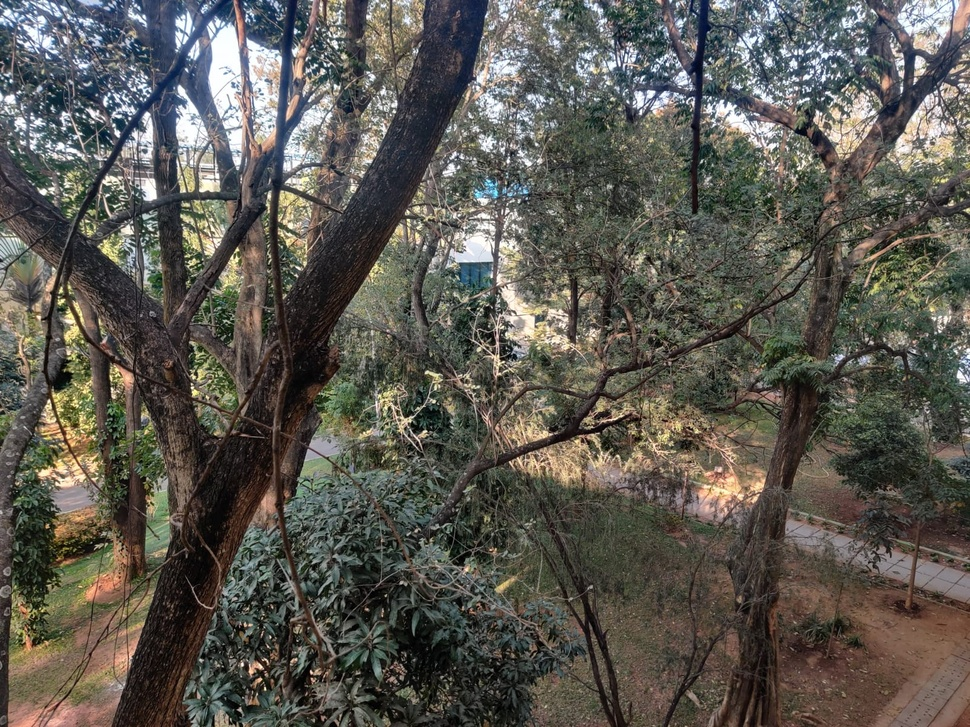
#> input picture input_images/panorama/img1.jpg, 970 x 727 px, shrunk from 1600 x 1200 before the run, found by its file name; its folder holds 4 pictures in this run
$ jupyter execute panorama_image_stitching.ipynb
#> lines starting #> are read from the running program, lines starting #| are printed output that depends on the picture; after the words box and inside, x2 and y2 are one past the last pixel; in counts of white or black regions, pixels touching at a corner belong together
[cell 1]
import cv2
import os
import numpy as np
from google.colab.patches import cv2_imshow

[cell 2]
img_dir = "panorama"
images = []

for filename in sorted(os.listdir(img_dir)):
    if not filename.endswith(".jpg"):
        continue

    img = cv2.imread(os.path.join(img_dir, filename))
#> img is the input picture: shape (727, 970, 3); mean B, G, R 81.2, 88.7, 91.2

    if img is not None:
        h, w = img.shape[:2]
#> h = 727; w = 970
        img_resized = cv2.resize(img, (w // 2, h // 2))
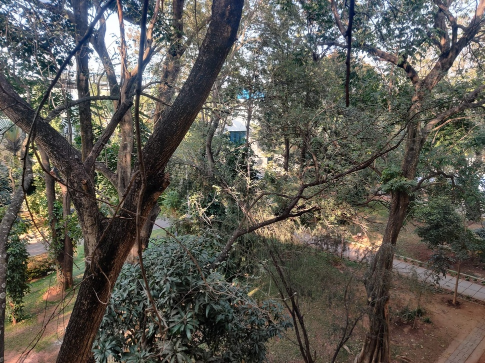
#> img_resized: shape (363, 485, 3); mean B, G, R 81, 88.6, 91.1
        images.append(img_resized)
#> pass 2 of the loop `for filename in sorted(os.listdir(img_dir)):`:
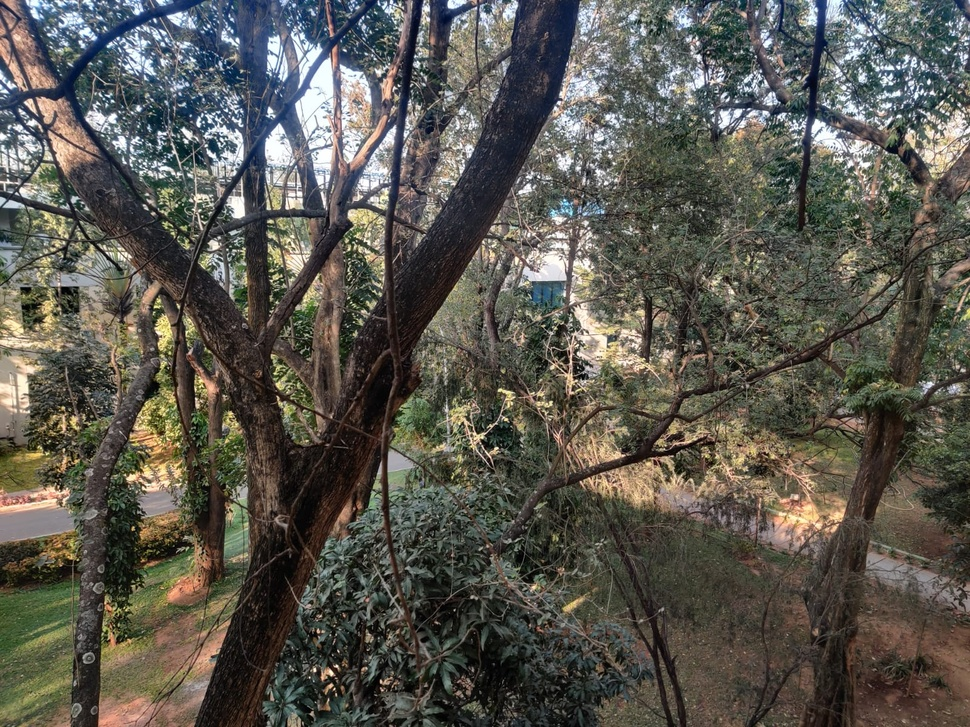
#> input picture input_images/panorama/img2.jpg, 970 x 727 px, shrunk from 1600 x 1200 before the run, found by its file name
#> img is the input picture: shape (727, 970, 3); mean B, G, R 79.5, 87.8, 89.8
#> `img_resized = cv2.resize(img, (w // 2, h // 2))`:
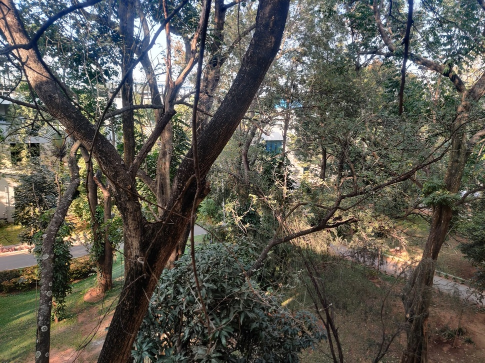
#> img_resized: shape (363, 485, 3); mean B, G, R 79.4, 87.7, 89.7
#> pass 3 of the loop `for filename in sorted(os.listdir(img_dir)):`:
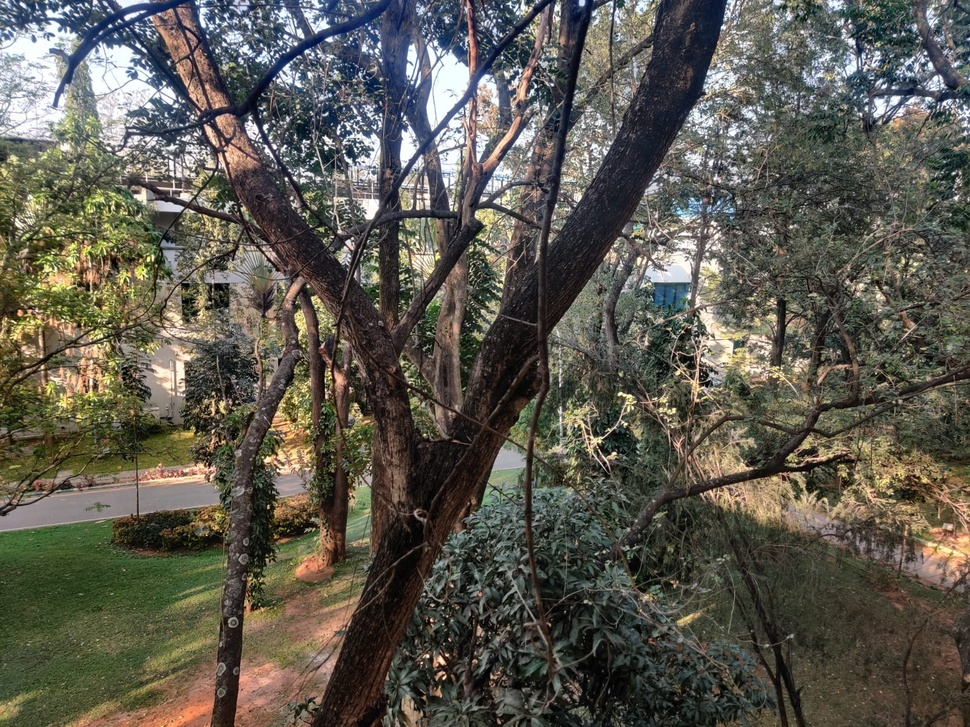
#> input picture input_images/panorama/img3.jpg, 970 x 727 px, shrunk from 1600 x 1200 before the run, found by its file name
#> img is the input picture: shape (727, 970, 3); mean B, G, R 79.3, 89.5, 92.3
#> `img_resized = cv2.resize(img, (w // 2, h // 2))`:
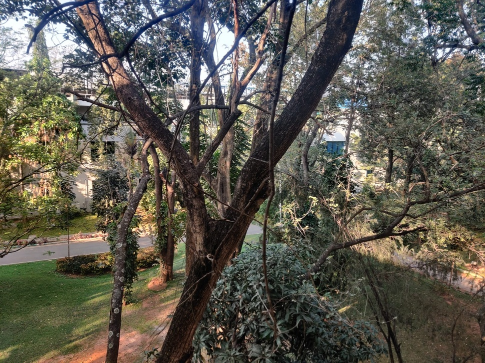
#> img_resized: shape (363, 485, 3); mean B, G, R 79.2, 89.3, 92.2
#> the loop made 4 passes; the first 3 are shown

[cell 3]
sift = cv2.SIFT_create()
combined_image = images[0]

for i in range(1, len(images)):
    kp1, des1 = sift.detectAndCompute(combined_image, None)
    kp2, des2 = sift.detectAndCompute(images[i], None)

    bf = cv2.BFMatcher(cv2.NORM_L2, crossCheck=True)
    matches = bf.match(des1, des2)
    matches = sorted(matches, key=lambda x: x.distance)[:50]

    img_matches = cv2.drawMatches(
        combined_image, kp1, images[i], kp2, matches, None, flags=cv2.DrawMatchesFlags_NOT_DRAW_SINGLE_POINTS
    )

    # Extract location of good matches
    src_pts = np.float32([kp1[m.queryIdx].pt for m in matches]).reshape(-1, 1, 2)
    dst_pts = np.float32([kp2[m.trainIdx].pt for m in matches]).reshape(-1, 1, 2)

    # Compute homography
    H, mask = cv2.findHomography(src_pts, dst_pts, cv2.RANSAC, 5.0)

    # Compute the corners of the new image
    h1, w1 = combined_image.shape[:2]
    h2, w2 = images[i].shape[:2]
    corners = np.float32([[0,0], [0,h2], [w2,h2], [w2,0]]).reshape(-1, 1, 2)
    warped_corners = cv2.perspectiveTransform(corners, H)

    # Get min and max points to determine new canvas size
    all_corners = np.concatenate((np.float32([[0,0], [0,h1], [w1,h1], [w1,0]]).reshape(-1,1,2), warped_corners), axis=0)
    [xmin, ymin] = np.int32(all_corners.min(axis=0).ravel() - 0.5)
    [xmax, ymax] = np.int32(all_corners.max(axis=0).ravel() + 0.5)

    # Translation matrix to shift the panorama
    translation = [-xmin, -ymin]
    T = np.array([[1, 0, translation[0]], [0, 1, translation[1]], [0, 0, 1]])

    # Warp the current combined image to the new canvas size
    new_width = xmax - xmin
    new_height = ymax - ymin
    warped_combined = cv2.warpPerspective(combined_image, T.dot(H), (new_width, new_height))

    # Create a mask for the warped combined image (non-black pixels)
    mask_combined = cv2.cvtColor(warped_combined, cv2.COLOR_BGR2GRAY)
    _, mask_combined = cv2.threshold(mask_combined, 1, 255, cv2.THRESH_BINARY)

    # Define ROI on the canvas where the new image will be placed
    y_offset, x_offset = translation[1], translation[0]
    roi = warped_combined[y_offset:y_offset+h2, x_offset:x_offset+w2]

    # Create an overlapping mask: where the roi already has content
    overlap_mask = (roi.sum(axis=2) > 0)

    # Initialize blended ROI as a copy of the new image
    blended_roi = images[i].copy()

    # Blend only in the overlapping region using cv2.addWeighted
    alpha = 0.5
    if np.any(overlap_mask):
        # Convert regions to float32 for blending then back to uint8
        roi_overlap = roi[overlap_mask].astype(np.float32)
        new_overlap = images[i][overlap_mask].astype(np.float32)
        blended = cv2.addWeighted(roi_overlap, alpha, new_overlap, 1 - alpha, 0)
        blended_roi[overlap_mask] = blended.astype(np.uint8)

    # For areas with no overlap (roi black), new image pixels are already used.
    warped_combined[y_offset:y_offset+h2, x_offset:x_offset+w2] = blended_roi

    # Update the combined image for the next iteration
    combined_image = warped_combined
#> this loop made 3 passes
#> pass 1, `img_matches = cv2.drawMatches( combined_image, kp1, images[i], kp2, ma..`:
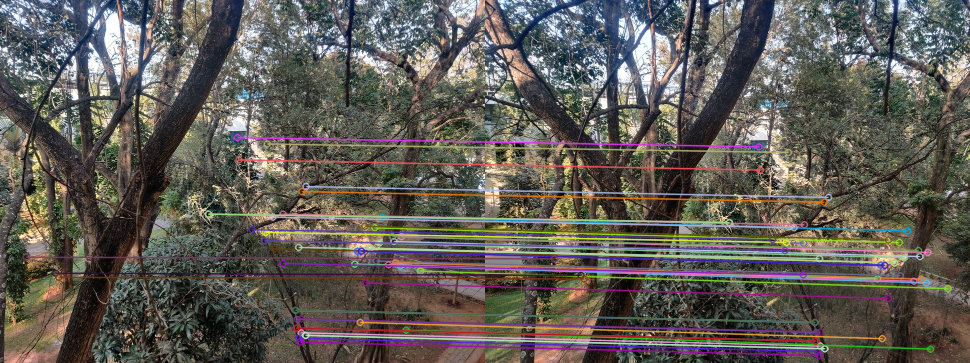
#> img_matches: shape (363, 970, 3); mean B, G, R 86, 92, 96
#> pass 1, `warped_combined = cv2.warpPerspective(combined_image, T.dot(H), (new_w..`:
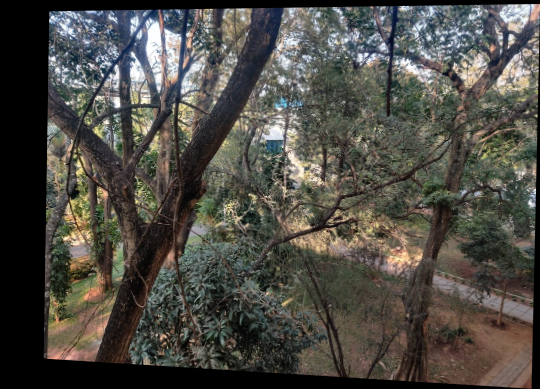
#> warped_combined: shape (389, 540, 3); mean B, G, R 69.1, 75.6, 77.8
#> pass 1, `mask_combined = cv2.cvtColor(warped_combined, cv2.COLOR_BGR2GRAY)`:
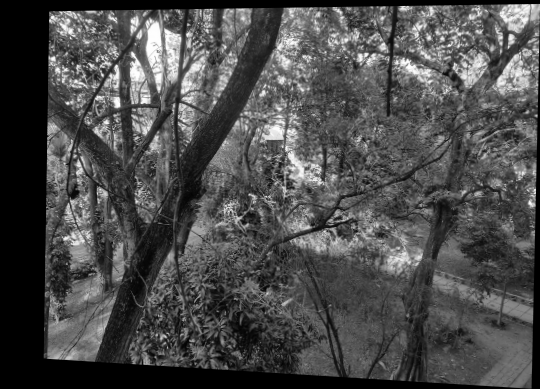
#> mask_combined: shape (389, 540); min 0, max 254, mean 75.5
#> pass 1, `_, mask_combined = cv2.threshold(mask_combined, 1, 255, cv2.THRESH_BIN..`:
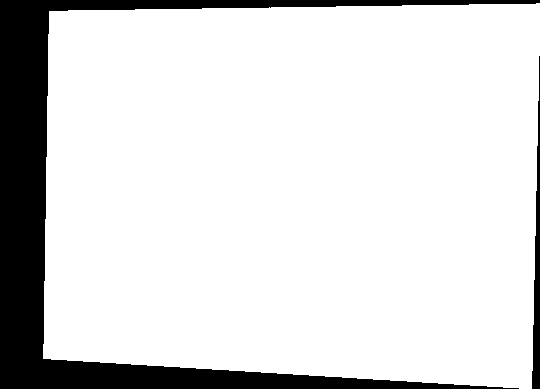
#> mask_combined: shape (389, 540); 85.7% white; 2 black regions, box (x1, y1, x2, y2) and area: (0, 0, 540, 389) 28615, (532, 56, 540, 389) 1406
#> after the loop:
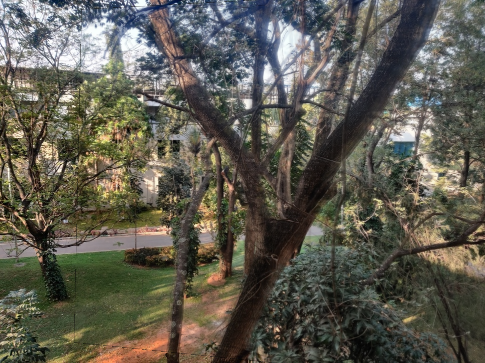
#> blended_roi: shape (363, 485, 3); mean of channels 0, 1, 2 80.4, 91.6, 94; drawn as B, G, R
#> after the loop:
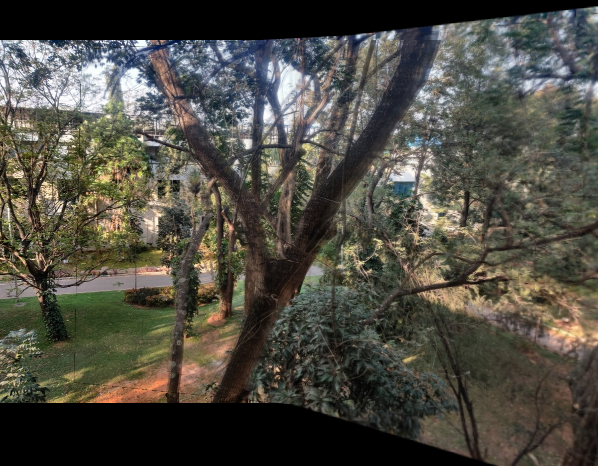
#> combined_image: shape (466, 598, 3); mean B, G, R 66.2, 75.2, 77.3

cv2_imshow(combined_image) # Display final result
